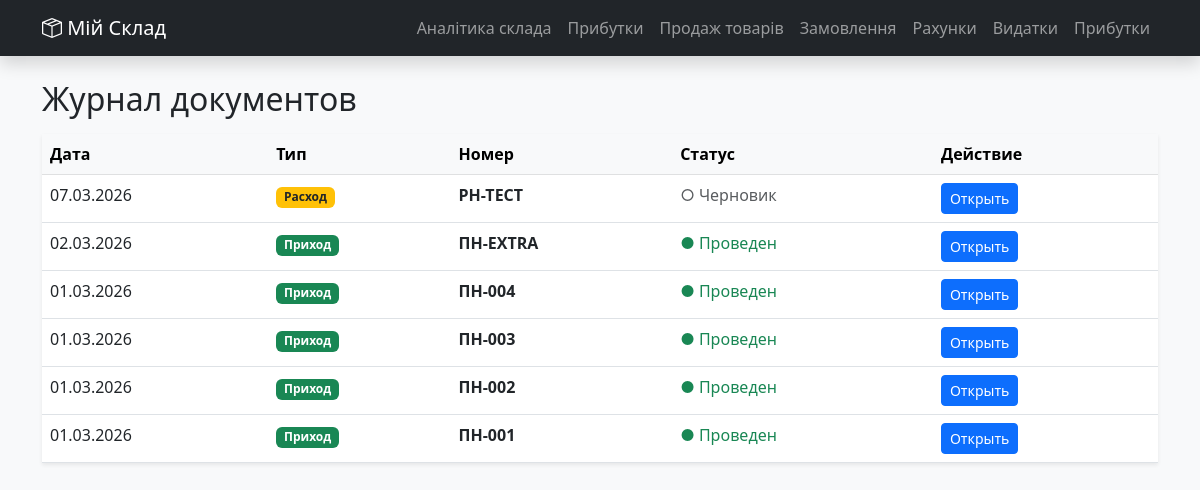
/all_documents, run on the app's committed database.
### models.py (models this page shows, shortened)
class Document(db.Model):
	__tablename__ = "documents"
	id: Mapped[int] = mapped_column(
		Integer,
		primary_key=True
	)
	is_posted: Mapped[bool] = mapped_column(
		Boolean,
		nullable=False,
		default=False,
		comment="Признак проведённого документа"
	)
	number: Mapped[str] = mapped_column(
		String(100),
		nullable=False,
		unique=True,
		comment="Номер накладной"
	)
	doc_type: Mapped[DocumentType] = mapped_column(
		SAEnum(DocumentType),
		nullable=False,
		comment="IN — приходная, OUT — расходная"
	)
	date: Mapped[date] = mapped_column(
		Date, nullable=False
	)
	note: Mapped[str | None] = mapped_column(Text)
	parent_id: Mapped[int | None] = mapped_column(
		db.ForeignKey("documents.id"),
		nullable=True
	)
	parent: Mapped["Document | None"] = relationship("Document", remote_side="Document.id")
	warehouse_id: Mapped[int | None] = mapped_column(
		db.ForeignKey('warehouses.id'))
	warehouse: Mapped[Warehouse] = relationship(back_populates="documents")
	counterparty_id: Mapped[int | None] = mapped_column(
		db.ForeignKey('counterparties.id')
	)
	counterparty: Mapped[Counterparty] = relationship(back_populates="documents")
	lines: Mapped[list[DocumentLine]] = relationship(back_populates="document",
		cascade="all, delete-orphan"
	)

### routes_docs.py (the view)
@docs_bp.route('/all_documents')
def all_documents():
	stmt = select(Document).order_by(Document.date.desc(), Document.id.desc())
	docs = db.session.execute(stmt).scalars().all()
	return render_template('documents/all_documents.html', docs=docs)

### templates/documents/all_documents.html
{% extends 'layout.html' %}
{% block content %}
<h2>Журнал документов</h2>
<table class="table table-hover mt-3 shadow-sm">
	<thead class="table-light">
		<tr><th>Дата</th><th>Тип</th><th>Номер</th><th>Статус</th><th>Действие</th></tr>
	</thead>
	<tbody>
		{% for d in docs %}
		<tr>
			<td>{{ d.date.strftime('%d.%m.%Y') }}</td>
			<td>
				<span class="badge {{ 'bg-success' if d.doc_type.value == 'IN' else 'bg-warning text-dark' }}">
					{{ 'Приход' if d.doc_type.value == 'IN' else 'Расход' }}
				</span>
			</td>
			<td><strong>{{ d.number }}</strong></td>
			<td>
				{% if d.is_posted %}
					<span class="text-success">● Проведен</span>
				{% else %}
					<span class="text-muted">○ Черновик</span>
				{% endif %}
			</td>
			<td>
				<a href="{{ url_for('docs.document_detail', doc_id=d.id) }}" class="btn btn-sm btn-primary">Открыть</a>
			</td>
		</tr>
		{% endfor %}
	</tbody>
</table>
{% endblock %}

### data on the page
Document: date "07.03.2026", doc_type "Расход", number "РН-ТЕСТ", is_posted "○ Черновик"
Document: date "02.03.2026", doc_type "Приход", number "ПН-EXTRA", is_posted "● Проведен"
Document: date "01.03.2026", doc_type "Приход", number "ПН-004", is_posted "● Проведен"
Document: date "01.03.2026", doc_type "Приход", number "ПН-003", is_posted "● Проведен"
Document: date "01.03.2026", doc_type "Приход", number "ПН-002", is_posted "● Проведен"
Document: date "01.03.2026", doc_type "Приход", number "ПН-001", is_posted "● Проведен"
